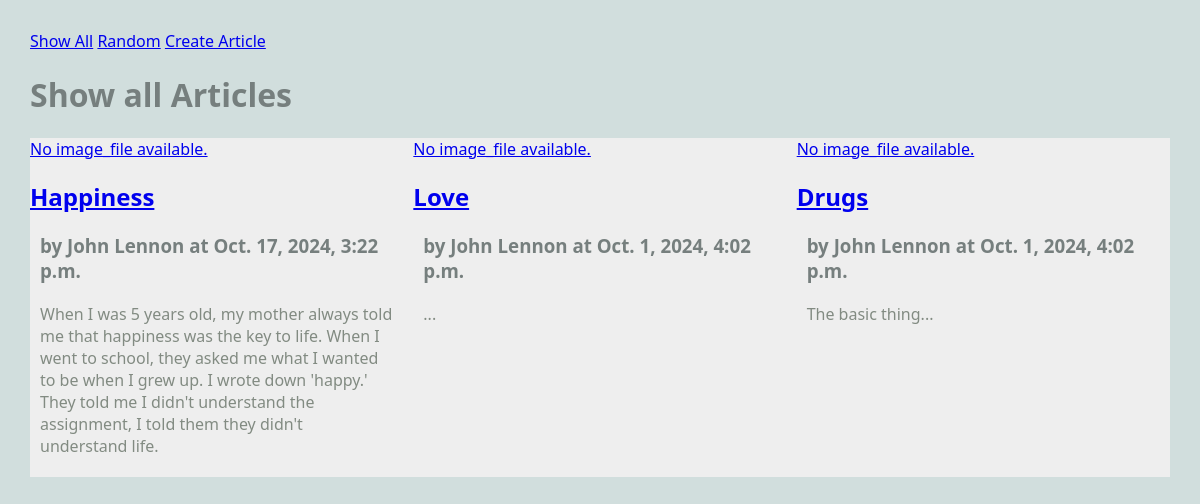
/blog/show_all, run on the app's committed database.
### blog/models.py (models this page shows, shortened)
class Article(models.Model):
    title = models.TextField(blank=False)
    author = models.TextField(blank=False)
    text = models.TextField(blank=False)
    published = models.DateTimeField(auto_now=True)
    image_file = models.ImageField(blank=True) # 10/17

### blog/views.py (the view)
# urls.py: path(r'show_all', views.ShowAllView.as_view(), name="show_all"),
class ShowAllView(ListView):
    model = Article # the model to display
    template_name = 'blog/show_all.html'
    context_object_name = 'articles' # context variable to use in the template

### blog/templates/blog/show_all.html
{% extends 'blog/base.html' %}
{% block content %}
<h1>Show all Articles</h1>
<main class="grid-container">
    {% for a in articles %}
    <article>
        <a href="{% url 'article' a.pk %}">
        {% if a.image_file %}
            <img src="{{a.image_file.url}}" alt="{{a.image_file.url}}">
        {% else %}
            No image_file available.
        {% endif %}
        </a>
        <div>
            <h2><a href="{% url 'article' a.pk %}">{{a.title}}</a></h2>
            <h3>by {{a.author}} at {{a.published}}</h3>
            <p>
                {{a.text}}
            </p>
        </div>
    </article>
    {% endfor %}
</main>
{% endblock %}

### static/styles-blog.css (style rules this page uses)
body { margin: 30px; background: #d1dedd; font-family:'Segoe UI', Tahoma, Geneva, Verdana, sans-serif; }
h1, h2, h3 { color: #767f7e; }
p { color: #828b82; }
.grid-container { background: #eee; max-width: 900px; display: grid; grid-template-columns: repeat(3, 1fr); grid-gap: 10px; max-width: 1200px; margin: 20px auto; }
article p, article h3 { margin: 20px 10px; }

### data on the page
Article: image_file "No image_file available.", title "Happiness", author "John Lennon", published "Oct. 17, 2024, 3:22 p.m.", text "When I was 5 years old, my mother always told me that happiness was the key to life. When I went to school, they asked me what I wanted to be when I grew up. I wrote down 'happy.' They told me I didn't understand the assignment, I told them they didn't understand life."
Article: image_file "No image_file available.", title "Love", author "John Lennon", published "Oct. 1, 2024, 4:02 p.m.", text "..."
Article: image_file "No image_file available.", title "Drugs", author "John Lennon", published "Oct. 1, 2024, 4:02 p.m.", text "The basic thing..."
